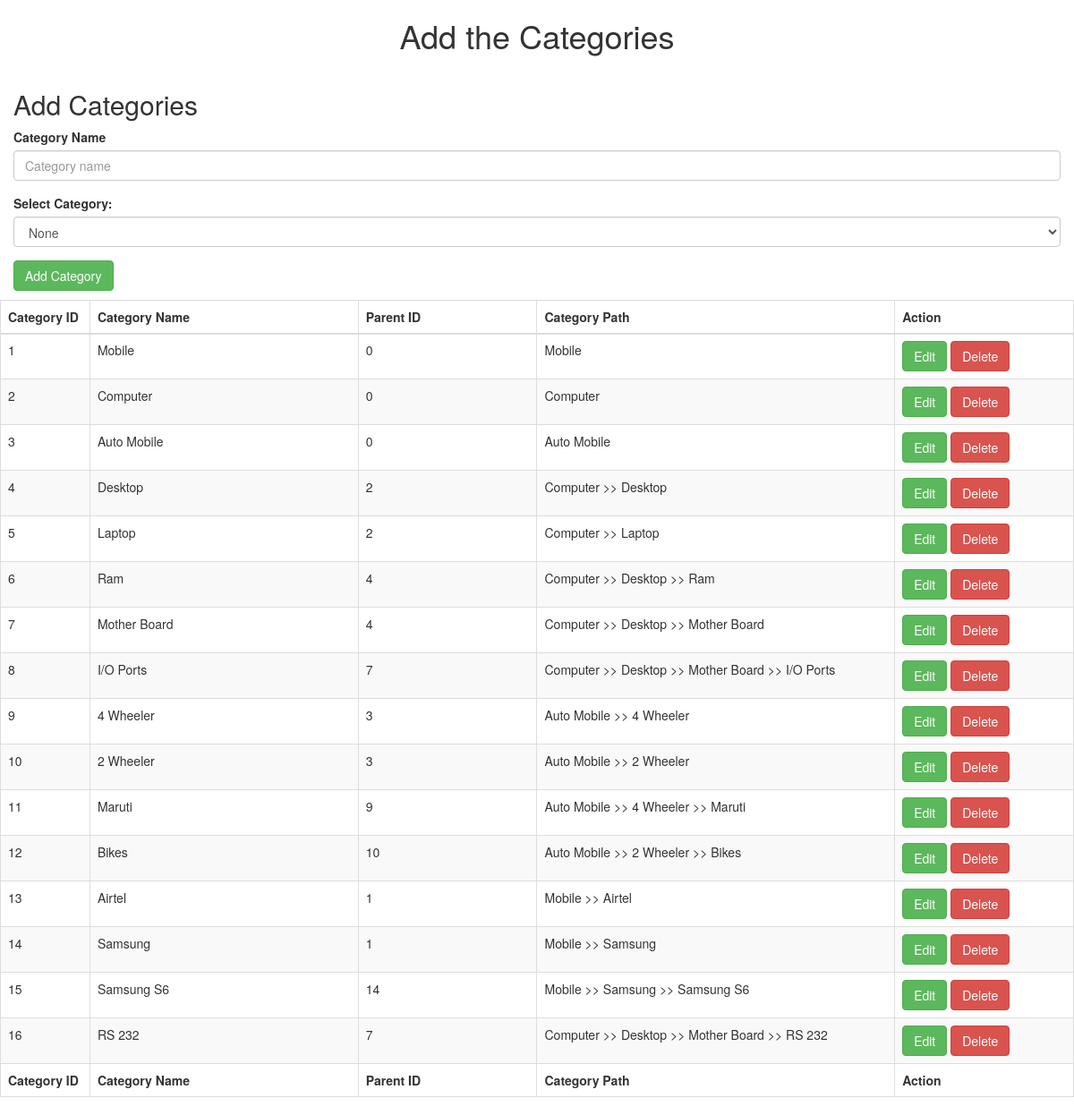
The page / on the database its author committed.
### tables this page shows
CREATE TABLE `category` (
  `id` int(11) NOT NULL,
  `cat_name` varchar(200) NOT NULL,
  `parent_id` int(11) NOT NULL
);

### index.php (the view, shortened to what this page needs)
<?php
include_once("database/db_conection.php");
include_once("header.php");
?>
  <body>
    <div class="container">
    <div class="row">
        <div class="table-scrol">
        <div class="row">
        <div class="col-lg-12 col-sm-12 col-md-12 col-xs-12">
                <h1 align="center" class="addtitle">Add the Categories</h1>
        </div>
        </div>
        <div class="container">
                <div class="row">
                <h2 class="addsubtitle">Add Categories</h2>
              <form id="uploadForm" action="" method="post" autocomplete="off">
              <div class="form-group">
                <label for="addcategoryname11">Category Name</label>
                <input type="text" class="form-control" name="addcategoryname" value="" id="addcategoryname" placeholder="Category name" maxlength="100" required  autofocus>
              </div>
             <div class="form-group">
			<label for="exampleInputcategory">Select Category:</label>
			<select class="form-control" id="selectcatoption" name='selectcategory' required>
					<option value=''>None</option>
			</select>
			</div>
              <input class="btn btn btn-success" type="submit" value="Add Category" name="addcategorybtn" id="addcategorybtn" >
            </div>
        </div>
        <div class="row">
        <div class="table-responsive">
        <table id="example" class="table table-bordered table-hover table-striped" style="table-layout: fixed">
            <thead>
            <tr>
                <th class="col-md-1 col-sm-1">Category ID</th>
                <th class="col-md-3 col-sm-3">Category Name</th>
                <th class="col-md-2 col-sm-2">Parent ID</th>
                <th class="col-md-4 col-sm-4">Category Path</th>
                <th class="col-md-2 col-sm-2">Action</th>
            </tr>
            </thead>
            <tfoot>
            <tr>
                 <th class="col-md-1 col-sm-1">Category ID</th>
                <th class="col-md-3 col-sm-3">Category Name</th>
                <th class="col-md-2 col-sm-2">Parent ID</th>
                <th class="col-md-4 col-sm-4">Category Path</th>
                <th class="col-md-2 col-sm-2">Action</th>
            </tr>
            </tfoot>
            <tbody>
            <?php
			function createTreename($category_name,$parent_id) {
			  global $db_conn;
					$cat_name = $category_name;
					$get_parentid_query="select cat_name,parent_id from category where id='$parent_id'";
		       		$getparenrun=mysqli_query($db_conn,$get_parentid_query);
		       		$getrow=mysqli_fetch_row($getparenrun);
					if($getrow['1'] == 0){
			   			$cat_name .= ">>".$getrow['0'];
			   		} else {
			   			$cat_name .= ">>".createTreename($getrow['0'],$getrow['1']);
			   		}
			  return $cat_name;
			}
            $view_category_query="select * from category";
            $run=mysqli_query($db_conn,$view_category_query);
            if(mysqli_num_rows($run)>0){
            while($row=mysqli_fetch_array($run))
            {
                $category_id=$row[0];
                $category_name=$row[1];
                $cat_parent_id=$row[2];
		       $view_parentid_query="select cat_name,parent_id from category where id='$category_id'";
		       $parenrun=mysqli_query($db_conn,$view_parentid_query);
		       $row=mysqli_fetch_row($parenrun);
			   if($row['1'] == 0){
			   		$cat_name = $row['0'];
			   } else {
			   	$cat_name = createTreename($row['0'],$row['1']);
			   }
			   $strtoarray = explode(">>",$cat_name);
			   $reversed = array_reverse($strtoarray);
			   $return_cat = implode(" >> ",$reversed);
            ?>
            <tr class="tredit" id="ajax_<?php echo $category_id;?>">
                <td class="col-md-1 col-sm-1">
                   <span id="first_<?php echo $category_id; ?>" class="text"><?php echo $category_id; ?></span>
                </td>
                <td class="col-md-3 col-sm-3">
                    <span id="second_<?php echo $category_id; ?>" class="text"><?php echo $category_name; ?></span>
                </td>
                <td class="col-md-2 col-sm-2">
                    <span id="third_<?php echo $category_id; ?>" class="text"><?php echo $cat_parent_id; ?></span>
                </td>
                <td class="col-md-4 col-sm-4">
                	<span id="fourth_<?php echo $category_id; ?>" class="text"><?php echo $return_cat; ?></span>
                </td>
                <td class="col-md-2 col-sm-2">
                    <input type="submit" class="btn btn-success ajaxeditcategory" id="<?php echo $cat_parent_id."_".$category_id; ?>" name="editcategory" value="Edit">
                    <input type="submit" class="btn btn-danger delete" id="sixth_ajax_<?php echo $category_id; ?>" name="deletecategory" value="Delete" onClick="deleteAction(<?php echo $category_id; ?>)">
                </td>
            </tr>
            <?php }
            }
            ?>
            </tbody>
        </table>
        </div>
        </div>
    </div>
    </div>
    </div>
  </body>
</html>

### header.php (shortened to what this page needs)
<!DOCTYPE html>
<html lang="en">
  <head>
    <link href="lib/css/bootstrap.min.css" rel="stylesheet">
    <link href="lib/font-awesome/css/font-awesome.min.css" rel="stylesheet">
    <link href="lib/css/style.css" rel="stylesheet">
  </head>

### rows shown on the page
category: id "1", cat_name "Mobile", parent "0"
category: id "2", cat_name "Computer", parent "0"
category: id "3", cat_name "Auto Mobile", parent "0"
category: id "4", cat_name "Desktop", parent "2", return_cat "Computer >> Desktop"
category: id "5", cat_name "Laptop", parent "2", return_cat "Computer >> Laptop"
category: id "6", category_name "Ram", parent "4", return_cat "Computer >> Desktop >> Ram"
category: id "7", category_name "Mother Board", parent "4", return_cat "Computer >> Desktop >> Mother Board"
category: id "8", category_name "I/O Ports", parent "7", return_cat "Computer >> Desktop >> Mother Board >> I/O Ports"
category: id "9", cat_name "4 Wheeler", parent "3", return_cat "Auto Mobile >> 4 Wheeler"
category: id "10", cat_name "2 Wheeler", parent "3", return_cat "Auto Mobile >> 2 Wheeler"
category: id "11", category_name "Maruti", parent "9", return_cat "Auto Mobile >> 4 Wheeler >> Maruti"
category: id "12", category_name "Bikes", parent "10", return_cat "Auto Mobile >> 2 Wheeler >> Bikes"
category: id "13", cat_name "Airtel", parent "1", return_cat "Mobile >> Airtel"
category: id "14", cat_name "Samsung", parent "1", return_cat "Mobile >> Samsung"
category: id "15", category_name "Samsung S6", parent "14", return_cat "Mobile >> Samsung >> Samsung S6"
category: id "16", category_name "RS 232", parent "7", return_cat "Computer >> Desktop >> Mother Board >> RS 232"
